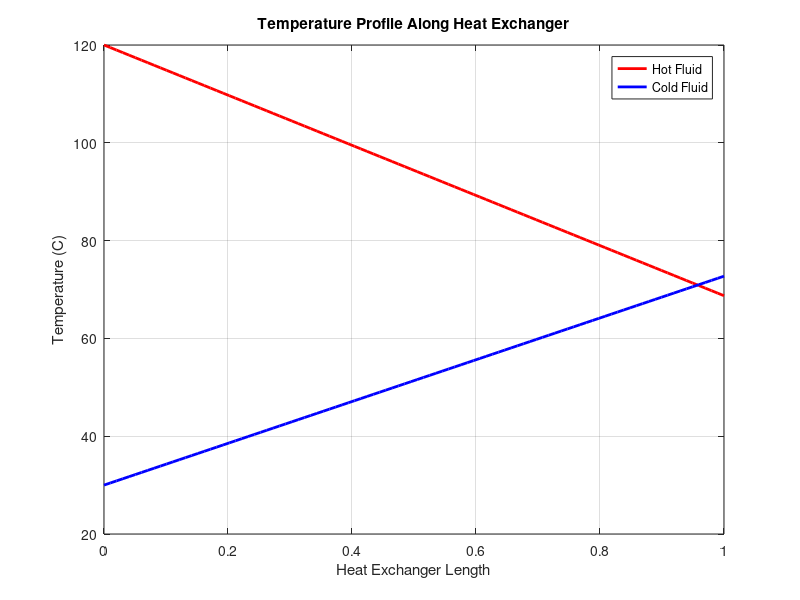
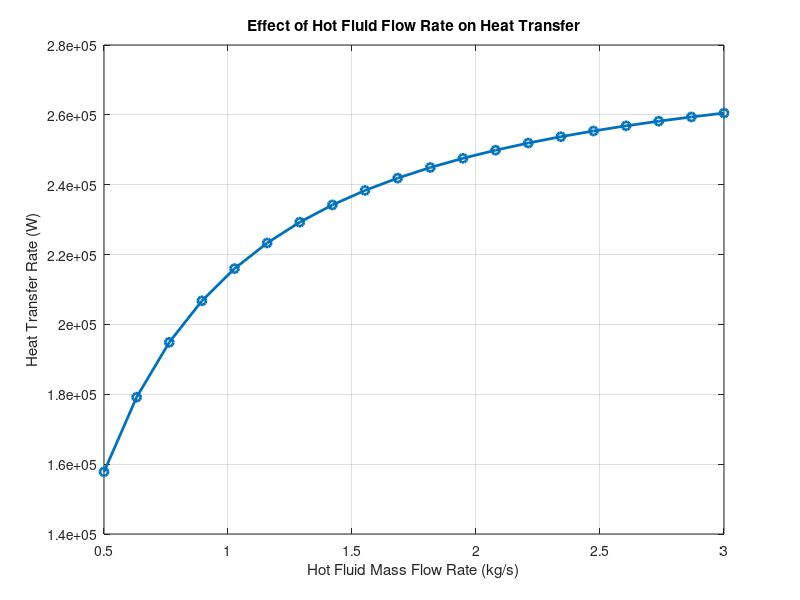
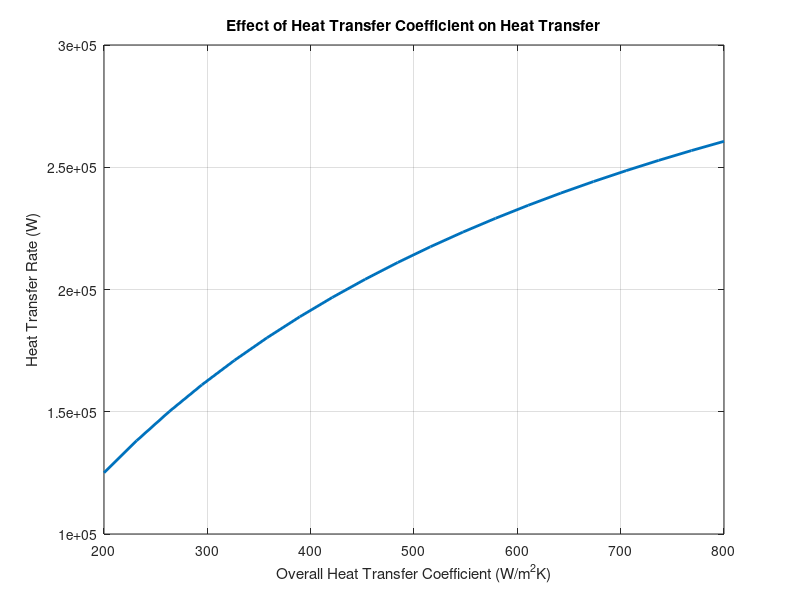

Source code (MATLAB) for these figures, in order:
clear
clc
close all

%% Heat Exchanger Performance Using NTU Method

m_hot = 1;          
m_cold = 1.2;       

Cp_hot = 4180;      
Cp_cold = 4180;

Th_in = 120;        
Tc_in = 30;        

U = 500;            
A = 10;             

C_hot = m_hot * Cp_hot;
C_cold = m_cold * Cp_cold;

C_min = min(C_hot, C_cold);
C_max = max(C_hot, C_cold);

Cr = C_min / C_max;

NTU=(U*A)/C_min;

effectiveness=(1 - exp(-NTU*(1-Cr))) / (1 - Cr*exp(-NTU*(1-Cr)));

Q=effectiveness * C_min * (Th_in - Tc_in);

Th_out = Th_in - Q/C_hot;
Tc_out = Tc_in + Q/C_cold;

disp(['Heat Transfer Rate (W): ', num2str(Q)])
disp(['Hot Outlet Temp (C): ', num2str(Th_out)])
disp(['Cold Outlet Temp (C): ', num2str(Tc_out)])


%% Temperature Profile Along Heat Exchanger
x = linspace(0,1,100);

Th_profile = Th_in - (Th_in - Th_out)*x;
Tc_profile = Tc_in + (Tc_out - Tc_in)*x;

figure
plot(x,Th_profile,'r','LineWidth',2)
hold on
plot(x,Tc_profile,'b','LineWidth',2)

xlabel('Heat Exchanger Length')
ylabel('Temperature (C)')
title('Temperature Profile Along Heat Exchanger')

legend('Hot Fluid','Cold Fluid')
grid on


%% LMTD Method

deltaT1=Th_in - Tc_out;
deltaT2=Th_out - Tc_in;

LMTD=(deltaT1 - deltaT2) / log(deltaT1/deltaT2);

Q_LMTD=U*A*LMTD;

disp(['LMTD (C): ', num2str(LMTD)])
disp(['Heat Transfer Rate using LMTD (W): ', num2str(Q_LMTD)])


%% Effect of hot fluid flow rate on heat transfer

m_hot_values = linspace(0.5,3,20);
Q_values = zeros(size(m_hot_values));

for i = 1:length(m_hot_values)
    m_hot_test = m_hot_values(i);

    C_hot_test = m_hot_test * Cp_hot;
    C_min_test = min(C_hot_test, C_cold);
    C_max_test = max(C_hot_test, C_cold);

    Cr_test = C_min_test / C_max_test;

    NTU_test = (U*A)/C_min_test;

    effectiveness_test = (1 - exp(-NTU_test*(1-Cr_test))) / (1 - Cr_test*exp(-NTU_test*(1-Cr_test)));

    Q_values(i) = effectiveness_test * C_min_test * (Th_in - Tc_in);
end

figure
plot(m_hot_values,Q_values,'o-','LineWidth',2)

xlabel('Hot Fluid Mass Flow Rate (kg/s)')
ylabel('Heat Transfer Rate (W)')
title('Effect of Hot Fluid Flow Rate on Heat Transfer')

grid on



%% Effect of heat transfer coefficient on heat transfer

U_values = linspace(200,800,20);
Q_U = zeros(size(U_values));

for i = 1:length(U_values)

    U_test = U_values(i);

    NTU_test = (U_test*A)/C_min;

    eff_test = (1 - exp(-NTU_test*(1-Cr))) / (1 - Cr*exp(-NTU_test*(1-Cr)));

    Q_U(i) = eff_test * C_min * (Th_in - Tc_in);

end

figure
plot(U_values,Q_U,'LineWidth',2)

xlabel('Overall Heat Transfer Coefficient (W/m^2K)')
ylabel('Heat Transfer Rate (W)')
title('Effect of Heat Transfer Coefficient on Heat Transfer')
grid on
